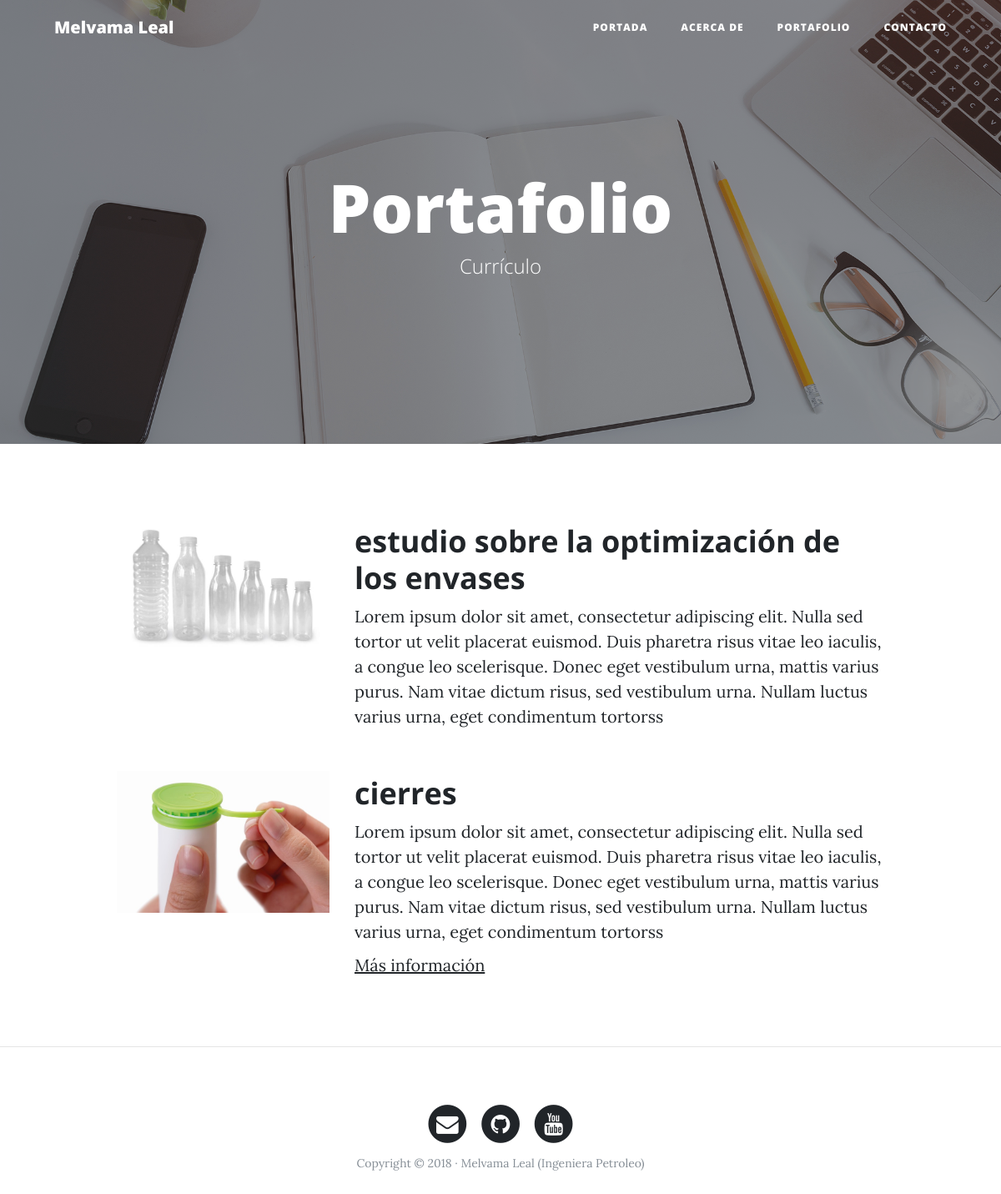
The page /portfolio/ on the database its author committed.
### portfolio/models.py (models this page shows, shortened)
class Project(models.Model):
    title =  models.CharField(max_length=200, verbose_name="Titulo")
    description = models.TextField( verbose_name="Descripción")
    image = models.ImageField(verbose_name="Imagen", upload_to="projects")
    enlace = models.URLField(max_length=200, null=True, blank=True )
    created = models.DateTimeField(auto_now_add=True, verbose_name="Fecha de creación")
    updated = models.DateTimeField(auto_now=True, verbose_name="Fecha de edición")
    class Meta:
        verbose_name = 'proyecto'
        verbose_name_plural = 'proyectos'
        ordering = ["-created"]

### portfolio/views.py (the view)
# urls.py: path('portfolio/', portfolio_views.portfolio, name="portfolio"),
def portfolio(resquest):
    projects = Project.objects.all()
    return render(resquest, "portfolio/portfolio.html", {'projects' : projects})

### social/processors.py (called while the page is built)
def ctx_dict(resquest):
    ctx = {}
    links = Link.objects.all()
    for link in links:
        ctx[link.key] = link.url
    return ctx

### portfolio/templates/portfolio/portfolio.html (shortened to what this page needs)
{% extends 'core/base.html' %}
{% block background %}{% load static %}{% static 'core/img/portfolio-bg.jpg' %}{% endblock %}
{% block headers %}
<h1>Portafolio</h1>
<span class="subheading">Currículo</span>
{% endblock %}
{% block content %}
    {% for project in projects %}
    <div class="row project">
        <div class="col-lg-3 col-md-4 offset-lg-1">
            <img class="img-fluid" src="{{project.image.url}}" alt="">
        </div>
        <div class="col-lg-7 col-md-8">
            <h2 class="section-heading title">{{project.title}}</h2>
            <p>{{project.description}}</p>
            <p>{% if project.enlace %}<a href="{{project.enlace}}">Más información</a>{% endif %}</p>
        </div>
    </div>
    {% endfor %}
{% endblock %}

### core/templates/core/base.html (shortened to what this page needs)
<!DOCTYPE html>
<html lang="es">
  <head>
    {% load static %}
    <link href="{% static 'core/vendor/bootstrap/css/bootstrap.min.css' %}" rel="stylesheet">
    <link href="{% static 'core/vendor/font-awesome/css/font-awesome.min.css' %}" rel="stylesheet" type="text/css">
    <link href="{% static 'core/css/clean-blog.min.css' %}" rel="stylesheet">
  </head>
  <body>
    <nav class="navbar navbar-expand-lg navbar-light fixed-top" id="mainNav">
      <div class="container">
        <a class="navbar-brand" href="{% url 'home' %}">Melvama Leal</a>
        <div class="collapse navbar-collapse" id="navbarResponsive">
          <ul class="navbar-nav ml-auto">
            <li class="nav-item">
              <a class="nav-link" href="{% url 'home' %}">Portada</a>
            </li>
            <li class="nav-item">
              <a class="nav-link" href="{% url 'about' %}">Acerca de</a>
            </li>
            <li class="nav-item">
              <a class="nav-link" href="{% url 'portfolio' %}">Portafolio</a>
            </li>
            <li class="nav-item">
              <a class="nav-link" href="{% url 'contact' %}">Contacto</a>
            </li>
          </ul>
        </div>
      </div>
    </nav>
    <header class="masthead" style="background-image: url('{% block background %}{% endblock %}')">
      <div class="overlay"></div>
      <div class="container">
        <div class="row">
          <div class="col-lg-8 col-md-10 mx-auto">
            <div class="site-heading">
                {% block headers %}{% endblock %}
            </div>
          </div>
        </div>
      </div>
    </header>
    <div class="container">
      {% block content %}{% endblock %}
    </div>
    {% if request.path != "/" %}<hr>{% endif %}
    <footer>
      <div class="container">
        <div class="row">
          <div class="col-lg-8 col-md-10 mx-auto">
            <ul class="list-inline text-center">
                {% if FACEBOOK_PK %}
              <li class="list-inline-item">
                <a href="{{FACEBOOK_PK}}">
                  <span class="fa-stack fa-lg">
                    <i class="fa fa-circle fa-stack-2x"></i>
                    <i class="fa fa-envelope fa-stack-1x fa-inverse"></i>
                  </span>
                </a>
                {% endif %}
              </li>
                {% if TWITTER_PK %}
              <li class="list-inline-item">
                <a href="{{TWITTER_PK}}">
                  <span class="fa-stack fa-lg">
                    <i class="fa fa-circle fa-stack-2x"></i>
                    <i class="fa fa-github fa-stack-1x fa-inverse"></i>
                  </span>
                </a>
                {% endif %}
              </li>
                {% if INSTAGRAM_PK %}
              <li class="list-inline-item">
                <a href="#">
                  <span class="fa-stack fa-lg">
                    <i class="fa fa-circle fa-stack-2x"></i>
                    <i class="fa fa-youtube fa-stack-1x fa-inverse"></i>
                  </span>
                </a>
                {% endif %}
              </li>
            </ul>
            <p class="copyright text-muted">Copyright &copy; 2018 · Melvama Leal (Ingeniera Petroleo) </p>
          </div>
        </div>
      </div>
    </footer>
  </body>
</html>

### rows shown on the page
Project: image (picture), title "estudio sobre la optimización de los envases", description "Lorem ipsum dolor sit amet, consectetur adipiscing elit. Nulla sed tortor ut velit placerat euismod. Duis pharetra risus vitae leo iaculis, a congue leo scelerisque. Donec eget vestibulum urna, mattis varius purus. Nam vitae dictum risus, sed vestibulum urna. Nullam luctus varius urna, eget condimentum tortorss"
Project: image (picture), title "cierres", description "Lorem ipsum dolor sit amet, consectetur adipiscing elit. Nulla sed tortor ut velit placerat euismod. Duis pharetra risus vitae leo iaculis, a congue leo scelerisque. Donec eget vestibulum urna, mattis varius purus. Nam vitae dictum risus, sed vestibulum urna. Nullam luctus varius urna, eget condimentum tortorss"
